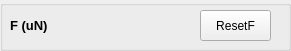
   <widget class="QGroupBox" name="groupBox_force">
    <property name="geometry">
     <rect>
      <x>130</x>
      <y>120</y>
      <width>291</width>
      <height>51</height>
     </rect>
    </property>
    <property name="title">
     <string/>
    </property>
    <widget class="QLabel" name="label_54">
     <property name="geometry">
      <rect>
       <x>10</x>
       <y>10</y>
       <width>61</width>
       <height>31</height>
      </rect>
     </property>
     <property name="font">
      <font>
       <family>Arial</family>
       <pointsize>10</pointsize>
       <weight>75</weight>
       <bold>true</bold>
      </font>
     </property>
     <property name="text">
      <string>F (uN)</string>
     </property>
    </widget>
    <widget class="QLabel" name="F">
     <property name="geometry">
      <rect>
       <x>80</x>
       <y>10</y>
       <width>71</width>
       <height>31</height>
      </rect>
     </property>
     <property name="font">
      <font>
       <family>Arial</family>
       <pointsize>9</pointsize>
      </font>
     </property>
     <property name="text">
      <string/>
     </property>
    </widget>
    <widget class="QPushButton" name="reset_force">
     <property name="geometry">
      <rect>
       <x>200</x>
       <y>10</y>
       <width>71</width>
       <height>31</height>
      </rect>
     </property>
     <property name="font">
      <font>
       <family>Arial</family>
       <pointsize>9</pointsize>
      </font>
     </property>
     <property name="text">
      <string>ResetF</string>
     </property>
    </widget>
   </widget>
